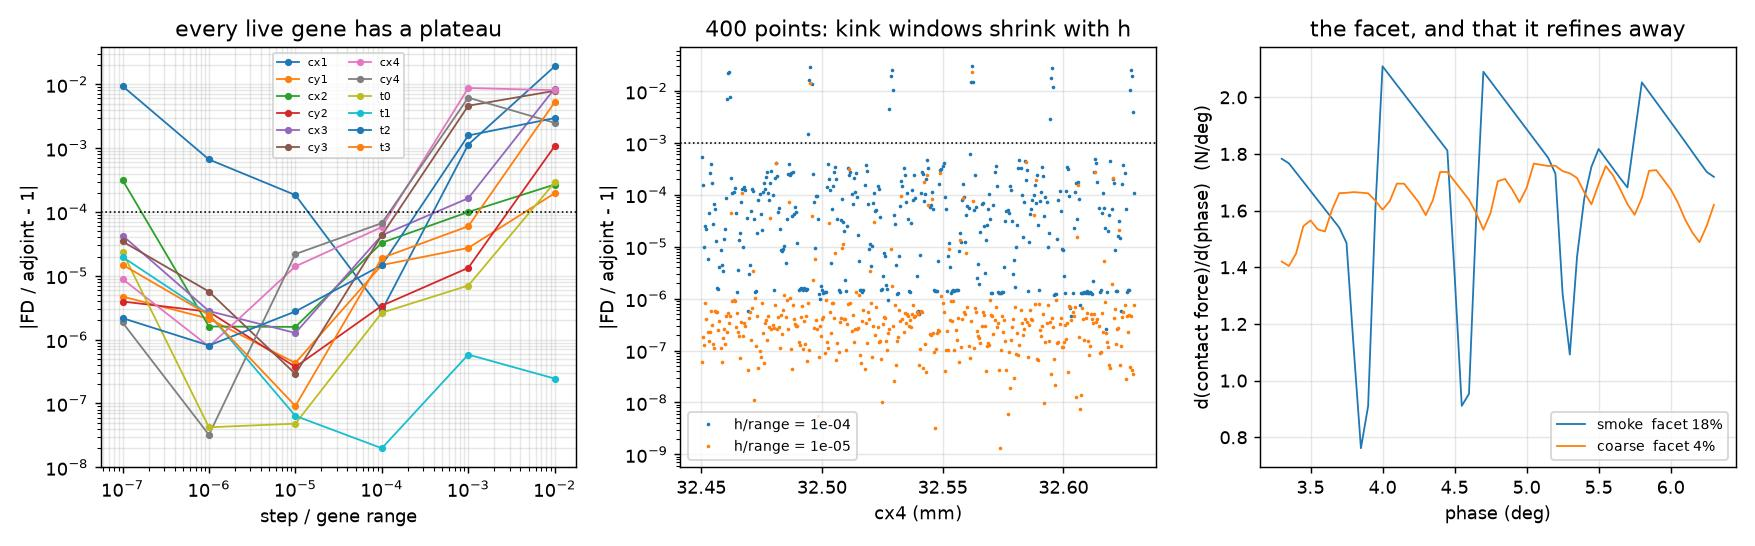

Generate this figure with Python:
"""
=============================================================================
  M7 GATE — THE ADJOINT, AND WHETHER THE OBJECTIVE IS SMOOTH IN ALL 14 GENES
=============================================================================
    .venv-opt/bin/python study_gradient.py

Stage 3 is a projected optimizer that calls one function.  A gradient that is right to
plotting accuracy and no better cannot be told apart from a hard problem by any line
search, so it would produce a run that looks like it is working and is not.  M7's job is
therefore not to write an adjoint — that is fifty lines — but to prove one.

The checks run HARDEST EVIDENCE FIRST, which is the master plan's ordering and its
reason: G1 compares the adjoint against brute-force differentiation of the same solve
and involves no finite difference at all, so it isolates adjoint correctness from
step-size noise.  Everything after it is a statement about smoothness rather than about
the derivative.

THE GATES, WRITTEN DOWN BEFORE THE RUN
---------------------------------------
    G1  adjoint vs fully unrolled Newton, `tiny` config, all 14 genes    1e-8
    G2  grad_u Pi vs the assembled internal + contact force              1e-12
        and the contact force as dPi/dy vs the pressure quadrature
    G3  mesh_coords vs build_wheel's own coordinates, every config       1e-9 mm
    G4  per-gene FD plateau vs the adjoint, h in {1e-2..1e-7} x range    >= 1 decade
    G5  10 random directional derivatives, over a step ladder            1e-5
    G6  adjoint vs FD at 400 points across one gene, at two steps        see below
    G7  phase faceting must refine away                                  see below
    G8  insensitive-gene census                                          exactly 2
    G9  axle drop gradient through the secant                            1e-5
    G10 gradient cost as a fraction of the forward solve                 reported

G1 RUNS ON A DELIBERATELY BAD MESH, AND THAT IS THE POINT
----------------------------------------------------------
`tiny` is order 1, 336 reduced DOF, 0.9 MB per dense Newton iteration — small enough
that the entire nonlinear solve can be unrolled and differentiated with `jax.grad`.
Q4 shear locking makes it a poor wheel model and that is irrelevant here: the question
is whether the adjoint equals the derivative of THE SAME SOLVE, and A4 in
`study_beam_agreement.py` already owns the question of whether the element is right.

Two versions are run and both are reported.  From a COLD start the whole iteration is
unrolled, active-set search included.  From the CONVERGED state a single step is exact
by construction — `u1 = u0 - K^-1 r` has `du1/dp = -K^-1 dr/dp` there, because the term
carrying `dK/dp` is multiplied by a residual that is zero — so the warm ladder is a
consistency check on the machinery rather than independent evidence, and it is labelled
that way instead of being quoted as two passes.

EVERY FINITE DIFFERENCE HERE IS A LADDER, AND THREE GATES FAILED BEFORE THEY WERE
---------------------------------------------------------------------------------
G4, G5 and G9 were each first written at a single step of 1e-4 of the gene's range, and
each failed at `coarse` by one to eight parts in 1e5.  All three had the same cause and
it was not the gradient: it was the REFERENCE's truncation error.  Measured over a
ladder, the directional disagreement falls 1.2e-2, 8.3e-5, 2.1e-5, 6.2e-7 as the step
shrinks by decades while the adjoint does not move at all.  A single-step check has no
plateau — which is the master plan's own criticism of single-point agreement, applied to
its own items 2, 3 and the load-controlled quantity.

G6 REPLACES "MUST BE VISIBLY SMOOTH" WITH A NUMBER
---------------------------------------------------
The master plan asks for a 400-point sweep with no visible staircase.  A plot is not a
gate.  Comparing the adjoint against a central difference at every one of those points
costs the same solves, is strictly stronger, and LOCALISES a leak instead of merely
reporting one.

The outliers arrive in short RUNS, and that is the signature rather than a defect: a
central difference of step `h` straddles a C^1 kink for every sweep point within `h` of
it, so a sweep sampled finer than `h` must produce a run `2h` wide.  The criterion is
therefore the one that separates a kink from a wrong gradient — shrink `h` and count
again.  A kink's window is proportional to `h`; a wrong gradient does not care what `h`
is.

G7 IS THE ONE THAT FOUND SOMETHING, AND ITS FIRST CRITERION WAS WRONG
----------------------------------------------------------------------
Phase is not a gene, so Stage 3 never needs d(drop)/d(phase) — but the master plan's
risk #7 is contact faceting on the rim discretisation, which the phase quadrature would
then chase.  The criterion written down first was the worst second difference of
force(phase) against its own median.  Measured, that ratio is 6 at 120 samples and 29 at
400: it grows with sampling, because it is dominated by how much the WHEEL'S curvature
varies over a period.  A statistic that worsens the harder you look at a fixed physical
curve is not measuring the discretisation, so it was replaced — recorded here rather
than quietly relaxed, exactly as M6 recorded its unmeetable penalty-plateau criterion.

What replaced it measures the thing itself: the slope of force(phase), detrended, over a
window sampled far finer than the contact quadrature spacing — and then REFINED, because
an artefact must shrink with the mesh while a property of the wheel must not.

The faceting is real and it does refine away.  What it exposes is that the master plan's
own mitigation for risk #7 — "set rim N_theta for >= 8 nodes in the patch" — was written
when the patch was ASSUMED to be 3 deg wide.  M6 measured 0.484, so no config in this
project reaches even two nodes across the patch, and the phase quadrature M8 plans to
use cannot assume the spectral accuracy claimed for it until the rim resolves the patch.
That is a specification for M8, produced the same way M6's dead-gene finding was: by
measuring something the plan expected to be uninteresting.
=============================================================================
"""

import argparse
import json
import os
import time

import numpy as np

import jax_config  # noqa: F401
import jax
import jax.numpy as jnp

import wheel_adjoint as WA
import wheel_fea as W
import wheel_fem as fem
import wheel_genome as wg
import wheel_wheel as WW

HERE = os.path.dirname(os.path.abspath(__file__))

DEFAULT_CONFIG = "coarse"
SERVICE_FORCE_N = W.TOTAL_FORCE_NEWTONS

# The unrolled-Newton reference mesh.  Order 1 on purpose; see the module docstring.
TINY = WW.WheelConfig("tiny", 3, 1, 1, 1, 1, 1, 1, order=1, n_curve=200)
TINY_DELTA0_MM = 0.1              # secant seed only; see `run_unrolled`

# Written down BEFORE the study was run, per the project's rule.
GATE_UNROLLED_REL = 1.0e-8        # G1  adjoint vs differentiating the solve itself
GATE_RESIDUAL_REL = 1.0e-12       # G2  grad_u Pi is the residual Newton drove to zero
GATE_MESH_COORDS_MM = 1.0e-9      # G3  the differentiable mesh IS the solved mesh
GATE_FD_PLATEAU_REL = 1.0e-4      # G4  consecutive FD steps agreeing
GATE_PLATEAU_DECADES = 1          # G4  how wide the agreement must be
GATE_DIRECTIONAL_REL = 1.0e-5     # G5  random directions catch per-gene cancellation
GATE_SWEEP_REL = 1.0e-3           # G6  what counts as an outlier along a dense sweep
GATE_FACET_MUST_FALL = True       # G7  see `run_phase_smoothness` — the criterion
                                  #     written here first measured the wrong thing and
                                  #     the data said so; both are recorded there
GATE_SECANT_REL = 1.0e-5          # G9  looser: the secant's own 1e-8 enters the value
INSENSITIVE_EXPECTED = ("R_hub", "R_rim")   # G8  the census, not a tolerance

# Genes carried through the expensive per-gene sections in --quick.  One curvature gene,
# one taper gene, and one fillet radius: the last is there so that quick mode still
# exercises the insensitive branch, which is where a classifier bug would hide.
QUICK_GENES = (6, 8, 12)


def load_genes(path="best_solution.json"):
    with open(os.path.join(HERE, path)) as fh:
        return wg.genes_to_vector(json.load(fh)["genes"])


def _ranges():
    return wg.bounds_arrays(W.GENE_SPACE)[2]


def _service_indentation(genes, cfg):
    """The indentation that carries service load, as the point every check is taken at.

    Taken once and reused: the per-gene sections differentiate the contact FORCE at a
    fixed indentation, which is what M6's G7 established as the right primitive — the
    drop at fixed force runs a secant loop whose tolerance would enter the difference.
    """
    return float(fem.solve_wheel_contact(WW.build_wheel(genes, cfg),
                                         force=SERVICE_FORCE_N)["axle_drop_mm"])


# ---------------------------------------------------------------------------
# G1 — THE ADJOINT AGAINST DIFFERENTIATING THE SOLVE ITSELF
# ---------------------------------------------------------------------------

def run_unrolled(genes, indentation_mm=None, cold_iters=14, warm_iters=(1, 2, 3)):
    """Unroll the Newton loop on `tiny` and differentiate it with `jax.grad`.

    No finite difference anywhere, so this is the only check in the file whose tolerance
    is set by linear algebra rather than by step size — which is why it is first and why
    it is the one to fix before reading any other number in this report.
    """
    genes = np.asarray(genes, dtype=float)
    mesh = WW.build_wheel(genes, TINY)
    if indentation_mm is None:
        # `delta0` is given explicitly because the default seed comes from
        # `solve_wheel`'s assumed 3 deg patch, and `tiny` has 10 deg of rim per segment
        # — it cannot resolve that patch and `wheel_problem` rightly refuses.  The seed
        # is a starting point for the secant, not a claim about the wheel.
        indentation_mm = float(fem.solve_wheel_contact(
            mesh, force=SERVICE_FORCE_N, delta0=TINY_DELTA0_MM)["axle_drop_mm"])

    prob = fem.wheel_contact_problem(mesh, indentation_mm=indentation_mm)
    res = fem.solve_nonlinear(prob, max_iter=60)
    adjoint = WA.adjoint_grad(prob, mesh, res["u"], genes, "contact_force")

    con = prob.contact
    Pi_k, _, _ = WA._kernels(prob.order, prob.nonlinear, con.n_quad, con.smoothing_mm)
    args = WA._static_args(prob)
    y = float(con.y_ground)
    T = jnp.asarray(prob.T.toarray())
    u_pre = jnp.asarray(prob.u_pre)
    Q = WA.QOI["contact_force"](prob)
    g_j = jnp.asarray(genes)
    u_star = jnp.asarray(res["u_reduced"])

    def pi_red(v, u_r):
        c = WW.mesh_coords(v, mesh)
        return Pi_k(c, T @ u_r + u_pre, y, *args)

    d_du = jax.grad(pi_red, argnums=1)
    d2_du2 = jax.hessian(pi_red, argnums=1)

    def unrolled(v, u0, n_iter):
        u_r = u0
        for _ in range(int(n_iter)):
            u_r = u_r - jnp.linalg.solve(d2_du2(v, u_r), d_du(v, u_r))
        c = WW.mesh_coords(v, mesh)
        return Q(c, T @ u_r + u_pre, y)

    def rel(d):
        d = np.asarray(d)
        a = adjoint["grad"]
        scale = np.maximum(np.abs(a), np.abs(d))
        live = scale > 0.0
        out = np.zeros_like(scale)
        out[live] = np.abs(d[live] - a[live]) / scale[live]
        return d, float(out.max())

    zero = jnp.zeros_like(u_star)
    cold, cold_rel = rel(jax.grad(unrolled)(g_j, zero, cold_iters))
    cold_value = float(unrolled(g_j, zero, cold_iters))
    warm = {}
    for n in warm_iters:
        d, r = rel(jax.grad(unrolled)(g_j, u_star, n))
        warm[str(n)] = {"grad": [float(x) for x in d], "worst_rel": r}

    return {
        "config": "tiny", "order": int(TINY.order),
        "n_reduced_dof": int(prob.T.shape[1]),
        "indentation_mm": float(indentation_mm),
        "adjoint_grad": [float(x) for x in adjoint["grad"]],
        "adjoint_value": adjoint["value"],
        "cold": {"iterations": int(cold_iters), "grad": [float(x) for x in cold],
                 "value": cold_value, "worst_rel": cold_rel,
                 "value_rel": abs(cold_value / adjoint["value"] - 1.0)},
        "warm": warm,
        "pass": bool(cold_rel < GATE_UNROLLED_REL),
    }


# ---------------------------------------------------------------------------
# G2/G3 — THE TWO IDENTITIES THE WHOLE CONSTRUCTION RESTS ON
# ---------------------------------------------------------------------------

def run_identities(genes, cfg=DEFAULT_CONFIG, configs=("smoke", "coarse"),
                   indentation_mm=1.65):
    """Is the differentiated potential the solved one, and the differentiated mesh the
    solved mesh?

    Both are identities rather than approximations, so they are checked at machine
    precision.  They are cheap and they are the two places where a refactor could
    silently point the gradient at a different problem: `grad_u Pi` drifting from the
    assembled residual would mean the adjoint linearises an operator Newton never used,
    and `mesh_coords` drifting from `build_wheel` would mean it moves the nodes of a
    mesh that was never solved.
    """
    out = {"mesh_coords": [], "residual": [], "contact_force": []}

    for name in configs:
        mesh = WW.build_wheel(genes, name)
        for phase in (0.0, 7.5):
            m = mesh if phase == 0.0 else WW.build_wheel(genes, name, phase_deg=phase)
            c = np.asarray(WW.mesh_coords(jnp.asarray(genes), m))
            out["mesh_coords"].append(
                {"config": name, "phase_deg": phase,
                 "max_abs_mm": float(np.abs(c - np.asarray(m.coords)).max())})

        prob = fem.wheel_contact_problem(mesh, indentation_mm=indentation_mm)
        res = fem.solve_nonlinear(prob, max_iter=60)
        u = res["u"]
        con = prob.contact

        _, grad_u, _ = WA._kernels(prob.order, prob.nonlinear, con.n_quad,
                                   con.smoothing_mm)
        r_ad = np.asarray(grad_u(jnp.asarray(prob.coords), jnp.asarray(u),
                                 float(con.y_ground), *WA._static_args(prob)))
        r_np = fem.internal_force(prob.coords, prob.conn, u, order=prob.order,
                                  lam=prob.lam, mu=prob.mu, width=prob.width,
                                  nonlinear=prob.nonlinear) + con.force(prob.coords, u)
        scale = max(np.abs(r_np).max(), 1e-300)
        out["residual"].append({"config": name,
                                "max_abs_rel": float(np.abs(r_ad - r_np).max() / scale)})

        # The contact force is dPi/dy_ground; `total_force` integrates the pressure.
        # Two routes to one number, neither derived from the other.
        f_energy = float(WA.QOI["contact_force"](prob)(
            jnp.asarray(prob.coords), jnp.asarray(u), float(con.y_ground)))
        f_quad = con.total_force(prob.coords, u)
        out["contact_force"].append({"config": name, "from_dPi_dy": f_energy,
                                     "from_quadrature": f_quad,
                                     "rel": abs(f_energy / f_quad - 1.0)})

    out["worst_mesh_coords_mm"] = max(r["max_abs_mm"] for r in out["mesh_coords"])
    out["worst_residual_rel"] = max(r["max_abs_rel"] for r in out["residual"])
    out["worst_force_rel"] = max(r["rel"] for r in out["contact_force"])
    out["pass"] = bool(out["worst_mesh_coords_mm"] < GATE_MESH_COORDS_MM
                       and out["worst_residual_rel"] < GATE_RESIDUAL_REL
                       and out["worst_force_rel"] < GATE_RESIDUAL_REL * 1e6)
    return out


# ---------------------------------------------------------------------------
# G4/G8 — THE FD PLATEAU, AND THE GENES THAT HAVE NO DERIVATIVE TO PLATEAU
# ---------------------------------------------------------------------------

def run_plateau(genes, cfg=DEFAULT_CONFIG, indentation_mm=None, gene_ids=None,
                steps=(1e-2, 1e-3, 1e-4, 1e-5, 1e-6, 1e-7)):
    """Central differences of the contact force in each gene, over a ladder of steps.

    Steps are scaled by the GENE'S OWN RANGE, as the master plan specifies: `cy` spans
    64 mm and `R_rim` spans 2.5 mm, so a shared absolute step is a different question
    asked of each gene.

    THE INSENSITIVE GENES ARE CLASSIFIED BEFORE THE PLATEAU LOGIC RUNS, because a run of
    identical zeros is indistinguishable from a perfect plateau and would otherwise be
    reported as the cleanest result in the table.  The classification here is not a
    tolerance on the differences but a statement about the mesh: `dcoords/dgene` is
    exactly zero, so no solver is involved and there is nothing for a step size to
    resolve.
    """
    genes = np.asarray(genes, dtype=float)
    mesh = WW.build_wheel(genes, cfg)
    if indentation_mm is None:
        indentation_mm = _service_indentation(genes, cfg)
    rng = _ranges()
    if gene_ids is None:
        gene_ids = tuple(range(wg.N_GENES))

    dead_names, col = WA.insensitive_genes(genes, mesh)
    base = WA.solve_and_grad(genes, cfg, "contact_force",
                             indentation_mm=indentation_mm, mesh=mesh)
    warm = base["res"]["u_reduced"]

    def force(v):
        return fem.solve_wheel_contact_at(WW.build_wheel(np.asarray(v), cfg),
                                          indentation_mm, u_reduced0=warm
                                          )["contact_force_n"]

    rows = {}
    for gi in gene_ids:
        name = wg.GENE_NAMES[gi]
        ad = float(base["grad"][gi])
        if name in dead_names:
            rows[name] = {"adjoint": ad, "insensitive": True,
                          "coord_sensitivity": float(col[gi]),
                          "steps": [], "derivatives": [], "consecutive_rel": [],
                          "plateau_decades": None, "best_rel_to_adjoint": None}
            continue
        derivs = []
        for h_rel in steps:
            h = h_rel * rng[gi]
            vp, vm = genes.copy(), genes.copy()
            vp[gi] += h
            vm[gi] -= h
            derivs.append((force(vp) - force(vm)) / (2.0 * h))
        d = np.array(derivs)
        # THE PLATEAU IS MEASURED AGAINST THE ADJOINT, not against the ladder's own
        # previous rung.  That is the master plan's wording — "< 1e-4 relative in the
        # plateau", in a section whose first item established the adjoint — and it is the
        # stronger statement: consecutive agreement says the difference has stopped
        # moving, which a systematically biased difference also satisfies.
        #
        # It also matters for the SMALL derivatives.  `cx1` moves the contact force by
        # 0.032 N/mm where `t2` moves it by 46, so the roundoff floor — set by the 66 N
        # response, not by the derivative — bites `cx1` a thousand times sooner in
        # relative terms.  Its ladder is a clean V with a single rung at the bottom
        # (1.9e-2, 1.1e-3, 2.9e-6, 1.8e-4, 6.6e-4, 9.4e-3): truncation on one side,
        # roundoff on the other.  That is a plateau one decade wide and a correct
        # gradient, and the consecutive-rung criterion scored it zero.
        rel_adj = np.abs(d / ad - 1.0)
        cons = np.abs(d[1:] / d[:-1] - 1.0)
        best_run, run = 0, 0
        for x in rel_adj:
            run = run + 1 if x < GATE_FD_PLATEAU_REL else 0
            best_run = max(best_run, run)
        rows[name] = {
            "adjoint": ad, "insensitive": False,
            "coord_sensitivity": float(col[gi]),
            "steps": [float(x) for x in steps],
            "step_mm": [float(x * rng[gi]) for x in steps],
            "derivatives": [float(x) for x in d],
            "rel_to_adjoint": [float(x) for x in rel_adj],
            "consecutive_rel": [float(x) for x in cons],
            "plateau_decades": int(best_run),
            "best_rel_to_adjoint": float(rel_adj.min()),
            "best_step": float(steps[int(np.argmin(rel_adj))]),
        }

    live = [n for n, r in rows.items() if not r["insensitive"]]
    census_ok = sorted(dead_names) == sorted(INSENSITIVE_EXPECTED)
    return {
        "config": cfg, "indentation_mm": float(indentation_mm),
        "rows": rows,
        "insensitive_genes": list(dead_names),
        "insensitive_expected": list(INSENSITIVE_EXPECTED),
        "census_ok": bool(census_ok),
        "coord_sensitivity": {wg.GENE_NAMES[i]: float(col[i]) for i in range(len(col))},
        "worst_plateau_decades": (min(rows[n]["plateau_decades"] for n in live)
                                  if live else 0),
        "worst_rel_to_adjoint": (max(rows[n]["best_rel_to_adjoint"] for n in live)
                                 if live else float("inf")),
        "pass": bool(live and census_ok
                     and min(rows[n]["plateau_decades"] for n in live)
                     >= GATE_PLATEAU_DECADES
                     and max(rows[n]["best_rel_to_adjoint"] for n in live)
                     < GATE_FD_PLATEAU_REL),
    }


# ---------------------------------------------------------------------------
# G5 — RANDOM DIRECTIONS
# ---------------------------------------------------------------------------

def run_directional(genes, cfg=DEFAULT_CONFIG, indentation_mm=None, n=10, seed=0,
                    steps=(1e-4, 1e-5, 1e-6)):
    """Directional derivatives along random unit vectors in normalised gene space.

    Per-gene differences can agree one at a time and still be wrong together: a
    transposed index or a mis-scaled column cancels in every single-gene difference and
    shows up the moment several genes move at once.  Normalised because the directions
    have to be isotropic in the space the OPTIMIZER moves in, not in millimetres.

    OVER A LADDER OF STEPS, NOT AT ONE.  Run at a single `h_rel = 1e-4` this reported a
    uniform 2-8e-5 disagreement in all ten directions and failed — and the ladder is what
    identified that as the FINITE DIFFERENCE'S truncation error rather than the
    gradient's: it falls 1.2e-2, 8.3e-5, 2.1e-5, 6.2e-7 as the step shrinks by decades,
    which is a property of the reference and not of the thing being checked.  A
    single-step check has no plateau, which is the master plan's own criticism of
    single-point agreement applied to its own item 3.
    """
    genes = np.asarray(genes, dtype=float)
    if indentation_mm is None:
        indentation_mm = _service_indentation(genes, cfg)
    rng = _ranges()
    base = WA.solve_and_grad(genes, cfg, "contact_force",
                             indentation_mm=indentation_mm)
    warm = base["res"]["u_reduced"]
    grad = base["grad"]
    gen = np.random.default_rng(seed)

    def force(v):
        return fem.solve_wheel_contact_at(WW.build_wheel(np.asarray(v), cfg),
                                          indentation_mm, u_reduced0=warm
                                          )["contact_force_n"]

    rows = []
    for _ in range(int(n)):
        d = gen.normal(size=wg.N_GENES)
        d /= np.linalg.norm(d)
        rels, fds, ads = [], [], []
        for h_rel in steps:
            step = h_rel * rng * d                  # normalised direction, raw units
            ad = float(grad @ step)
            fd = 0.5 * (force(genes + step) - force(genes - step))
            ads.append(ad)
            fds.append(fd)
            rels.append(float(abs(fd - ad) / max(abs(ad), 1e-300)))
        k = int(np.argmin(rels))
        rows.append({"steps": [float(s) for s in steps], "rel_ladder": rels,
                     "adjoint": ads[k], "fd": fds[k], "rel": rels[k],
                     "best_step": float(steps[k])})
    worst = max(r["rel"] for r in rows)
    return {"rows": rows, "n": int(n), "steps": [float(s) for s in steps],
            "worst_rel": worst, "pass": bool(worst < GATE_DIRECTIONAL_REL)}


# ---------------------------------------------------------------------------
# G6 — THE DENSE SWEEP, WHICH IS WHERE A STAIRCASE WOULD SHOW
# ---------------------------------------------------------------------------

def run_dense_sweep(genes, cfg="smoke", gene_id=6, n=400, span_rel=0.02,
                    indentation_mm=None, steps=(1e-4, 1e-5)):
    """Adjoint vs central difference at every point of a fine sweep across one gene.

    The master plan asks for a 400-point sweep that is visibly smooth.  A plot is not a
    gate.  Comparing the adjoint against a difference at every point costs the same
    solves, is strictly stronger, and LOCALISES a leak rather than merely reporting one.

    THE OUTLIERS COME IN SHORT RUNS, AND THAT IS THE SIGNATURE RATHER THAN A PROBLEM.
    The first version of this gate allowed a few isolated bad points and no adjacent
    pair, on the reasoning that a C^1 kink corrupts one sample.  It corrupts a WINDOW: a
    central difference of step `h` straddles a kink for every sweep point within `h` of
    it, so a sweep sampled finer than `h` must produce a run, and the run is `2h` wide.
    Measured at 400 points across 2% of `cx4`, the bad points fall in clusters of about
    four at a regular spacing — which is what isolated kinks at discrete gene values look
    like when observed with a finite difference, not what a broken gradient looks like.

    So the criterion is the one that distinguishes those two: SHRINK `h` AND COUNT AGAIN.
    A kink's window is proportional to `h` and its outlier count must fall with it; a
    genuinely wrong gradient does not care what `h` is.  That is a measurement rather
    than a threshold, and it is why two step sizes are run.
    """
    genes = np.asarray(genes, dtype=float)
    rng = _ranges()
    if indentation_mm is None:
        indentation_mm = _service_indentation(genes, cfg)
    half = 0.5 * span_rel * rng[gene_id]
    xs = np.linspace(genes[gene_id] - half, genes[gene_id] + half, int(n))

    warm = None
    ad, val, fds = [], [], [[] for _ in steps]
    for x in xs:
        v = genes.copy()
        v[gene_id] = x
        out = WA.solve_and_grad(v, cfg, "contact_force",
                                indentation_mm=indentation_mm, u_reduced0=warm)
        warm = out["res"]["u_reduced"]
        ad.append(float(out["grad"][gene_id]))
        val.append(float(out["value"]))

        def force(vv):
            return fem.solve_wheel_contact_at(WW.build_wheel(vv, cfg), indentation_mm,
                                              u_reduced0=warm)["contact_force_n"]
        for j, h_rel in enumerate(steps):
            h = h_rel * rng[gene_id]
            vp, vm = v.copy(), v.copy()
            vp[gene_id] += h
            vm[gene_id] -= h
            fds[j].append((force(vp) - force(vm)) / (2.0 * h))

    ad = np.array(ad)
    ladders = []
    for j, h_rel in enumerate(steps):
        fd = np.array(fds[j])
        rel = np.abs(fd - ad) / np.maximum(np.abs(ad), 1e-300)
        bad = np.flatnonzero(rel >= GATE_SWEEP_REL)
        runs, run = [], 0
        for i in range(len(rel)):
            if rel[i] >= GATE_SWEEP_REL:
                run += 1
            elif run:
                runs.append(run)
                run = 0
        if run:
            runs.append(run)
        ladders.append({
            "h_rel": float(h_rel), "fd": fd.tolist(), "rel": rel.tolist(),
            "median_rel": float(np.median(rel)), "worst_rel": float(rel.max()),
            "n_outliers": int(bad.size), "n_clusters": len(runs),
            "longest_run": int(max(runs, default=0)),
            "outlier_positions": [float(xs[i]) for i in bad[:20]],
        })

    shrinks = all(ladders[j + 1]["n_outliers"] < ladders[j]["n_outliers"]
                  for j in range(len(ladders) - 1))
    return {
        "config": cfg, "gene": wg.GENE_NAMES[gene_id], "gene_id": int(gene_id),
        "n": int(n), "span_rel": float(span_rel), "steps": [float(s) for s in steps],
        "indentation_mm": float(indentation_mm),
        "x": xs.tolist(), "value": val, "adjoint": ad.tolist(),
        "ladders": ladders,
        "outliers_shrink_with_step": bool(shrinks),
        "median_rel": ladders[-1]["median_rel"],
        "pass": bool(shrinks and ladders[-1]["median_rel"] < GATE_FD_PLATEAU_REL),
    }


# ---------------------------------------------------------------------------
# G7 — THE PHASE SWEEP, AND THE FACETING THAT DOES LIVE IN IT
# ---------------------------------------------------------------------------

def _phase_sweep(genes, cfg, phases, indentation_mm):
    """Contact force at fixed indentation over a list of phases, warm-started along."""
    warm, vals, patch = None, [], []
    for p in phases:
        res = fem.solve_wheel_contact_at(WW.build_wheel(genes, cfg, phase_deg=float(p)),
                                         indentation_mm, u_reduced0=warm)
        warm = res["u_reduced"]
        vals.append(res["contact_force_n"])
        patch.append(res["patch_half_deg"])
    return np.array(vals), np.array(patch)


def _rim_node_spacing_deg(mesh):
    """Angular spacing of the rim's contact-boundary NODES, in degrees.

    Counted off the mesh's own `rim_outer` edge set rather than derived from the config's
    element counts, so it cannot drift from what was actually meshed.

    This is the number the master plan's risk #7 mitigation is written in terms of — "set
    rim N_theta for >= 8 nodes in the patch" — and that rule was written when the patch
    was ASSUMED to be 3 deg wide.  M6 measured 0.484.
    """
    n_seg = int(np.asarray(mesh.edge_sets["rim_outer"]).shape[0])
    return 360.0 / (n_seg * mesh.cfg.order)


def run_phase_smoothness(genes, configs=("smoke", "coarse"), n_period=200,
                         window_deg=3.0, window_step_deg=0.05, indentation_mm=None):
    """Does the contact facet on the rim discretisation as the wheel rolls?

    THE CRITERION WRITTEN DOWN BEFORE THE RUN MEASURED THE WRONG THING, AND THE DATA IS
    WHAT SAID SO.  It asked for the worst second difference of force(phase) against its
    own median to stay under 10x.  Measured, that ratio is 6 at 120 points and 29 at 400
    — it GROWS with sampling, because it is dominated by how much the wheel's real
    curvature varies over a period, which is a property of the wheel and not of the
    discretisation.  A statistic that gets worse the harder you look at a fixed physical
    curve is not measuring the discretisation.  Recorded rather than quietly relaxed, the
    way M6's penalty-plateau gate was.

    What faceting actually is: the SLOPE picking up a ripple at the spacing of the
    contact quadrature points.  So the sweep is taken over a window at a step far finer
    than that spacing, the slope is detrended, and the residual is reported as a fraction
    of the mean slope.  And the test that settles whether it is an artefact is
    REFINEMENT: a mesh-scale ripple must shrink when the rim is refined, while a real
    feature of the wheel must not.  That is the gate.

    The window is chosen as the steepest `window_deg` of the period rather than fixed,
    because a facet is a perturbation of the slope and is least ambiguous where there is
    a slope to perturb.
    """
    genes = np.asarray(genes, dtype=float)
    lead = configs[0]
    if indentation_mm is None:
        indentation_mm = _service_indentation(genes, lead)

    # -- the whole period once, for the ripple and to locate the window
    phases = np.linspace(0.0, 30.0, int(n_period), endpoint=False)
    v_period, _ = _phase_sweep(genes, lead, phases, indentation_mm)
    w = max(2, int(round(window_deg / (30.0 / n_period))))
    drop = np.array([abs(v_period[min(i + w, n_period - 1)] - v_period[i])
                     for i in range(n_period - 1)])
    start = float(phases[int(np.argmax(drop))])

    win = np.arange(start, start + window_deg + 1e-9, window_step_deg)
    rows = []
    for name in configs:
        v, patch = _phase_sweep(genes, name, win, indentation_mm)
        slope = np.gradient(v, win)
        # Detrend with a moving average wide enough to average over the quadrature
        # spacing but narrow enough to follow the real curve.
        spacing = _rim_node_spacing_deg(WW.build_wheel(genes, name))
        k = max(3, int(round(2.0 * spacing / window_step_deg)) | 1)
        pad = k // 2
        trend = np.convolve(np.pad(slope, pad, mode="edge"), np.ones(k) / k,
                            mode="valid")
        resid = slope - trend
        mean_slope = float(np.mean(np.abs(trend)))
        rows.append({
            "config": name,
            "rim_node_spacing_deg": float(spacing),
            "quadrature_spacing_deg": float(spacing * 2.0 / 6.0),
            "patch_half_deg": float(np.nanmedian(patch)),
            "nodes_in_patch": float(2.0 * np.nanmedian(patch) / spacing),
            "mean_abs_slope": mean_slope,
            "facet_amplitude": float(np.std(resid)),
            "facet_fraction": float(np.std(resid) / max(mean_slope, 1e-300)),
            "slope_min": float(slope.min()), "slope_max": float(slope.max()),
            "phase_deg": win.tolist(), "force_n": v.tolist(),
        })

    falls = all(rows[i + 1]["facet_fraction"] < rows[i]["facet_fraction"]
                for i in range(len(rows) - 1))
    return {
        "configs": list(configs), "indentation_mm": float(indentation_mm),
        "window_start_deg": start, "window_deg": float(window_deg),
        "window_step_deg": float(window_step_deg),
        "period_phase_deg": phases.tolist(), "period_force_n": v_period.tolist(),
        "peak_to_peak_over_mean": float((v_period.max() - v_period.min())
                                        / v_period.mean()),
        "rows": rows,
        "facet_falls_with_refinement": bool(falls),
        "facet_ratio": (rows[0]["facet_fraction"] / rows[-1]["facet_fraction"]
                        if len(rows) > 1 and rows[-1]["facet_fraction"] > 0 else None),
        "pass": bool(len(rows) > 1 and falls),
    }


# ---------------------------------------------------------------------------
# G9/G10 — THE LOAD-CONTROLLED GRADIENT, AND WHAT IT COSTS
# ---------------------------------------------------------------------------

def run_axle_drop(genes, cfg=DEFAULT_CONFIG, gene_ids=(6, 8, 12),
                  steps=(1e-4, 1e-5, 1e-6)):
    """The quantity Stage 3 actually optimises, against a finite difference of the whole
    load-controlled solve — the only check here that exercises the secant.

    THE SECANT'S TOLERANCE IS NOT WHAT LIMITS THIS, WHICH WAS WORTH MEASURING RATHER THAN
    ASSUMING.  The obvious suspicion is that the FD reference inherits the secant's 1e-8
    relative stopping rule on the force.  Tightening it to 1e-11 moves the difference by
    nothing at all — ten identical digits — so the residue is ordinary truncation in the
    outer difference, and a step ladder removes it exactly as it does in G4 and G5.

    That is also the point of computing the gradient by the implicit-function quotient
    instead: the secant's tolerance lands in the VALUE, where it is a stated 1e-8, and
    never in the derivative.
    """
    genes = np.asarray(genes, dtype=float)
    rng = _ranges()
    out = WA.axle_drop_value_and_grad(genes, cfg, force=SERVICE_FORCE_N)

    def drop(v):
        return fem.solve_wheel_contact(WW.build_wheel(v, cfg),
                                       force=SERVICE_FORCE_N)["axle_drop_mm"]

    rows = []
    for gi in gene_ids:
        ad = float(out["grad"][gi])
        rels, fds = [], []
        for h_rel in steps:
            h = h_rel * rng[gi]
            vp, vm = genes.copy(), genes.copy()
            vp[gi] += h
            vm[gi] -= h
            fd = (drop(vp) - drop(vm)) / (2.0 * h)
            fds.append(float(fd))
            rels.append(float(abs(fd - ad) / max(abs(ad), 1e-300))
                        if ad != 0.0 else float(abs(fd)))
        k = int(np.argmin(rels))
        rows.append({"gene": wg.GENE_NAMES[gi], "adjoint": ad,
                     "steps": [float(s) for s in steps], "fd_ladder": fds,
                     "rel_ladder": rels, "fd": fds[k], "rel": rels[k],
                     "best_step": float(steps[k])})
    live = [r for r in rows if r["adjoint"] != 0.0]
    worst = max((r["rel"] for r in live), default=float("inf"))
    return {
        "config": cfg, "axle_drop_mm": out["value"],
        "contact_force_n": out["contact_force_n"],
        "d_force_d_indentation": out["d_force_d_indentation"],
        "grad": [float(x) for x in out["grad"]],
        "rows": rows, "worst_rel": worst,
        "pass": bool(worst < GATE_SECANT_REL),
    }


def run_cost(genes, cfg=DEFAULT_CONFIG, indentation_mm=None, repeats=3):
    """What the gradient costs, and against WHICH forward solve — the ratio is not one
    number and reporting it as one would mis-size Stage 3.

    Both denominators are measured because they answer different questions.  Against a
    COLD solve the gradient is a rounding error, which is the master plan's framing
    ("~10-15% on top of the forward solve").  But Stage 3 warm-starts every design from
    the last one, and a warm contact solve is only two Newton iterations — while the
    gradient still needs a full tangent assembly and factorisation no matter how good the
    starting guess was.  So the ratio that actually sizes the phase batch is the warm
    one, and it is much the larger of the two.

    Everything here runs after the jit trace, which the first call pays for and no later
    one does.  `wheel_wheel.coord_fn`'s docstring records what that trace costs and why
    it is cached rather than re-taken.
    """
    genes = np.asarray(genes, dtype=float)
    mesh = WW.build_wheel(genes, cfg)
    if indentation_mm is None:
        indentation_mm = _service_indentation(genes, cfg)
    warm0 = WA.solve_and_grad(genes, cfg, "contact_force",
                              indentation_mm=indentation_mm, mesh=mesh)   # trace
    u0 = warm0["res"]["u_reduced"]

    cold, warm = [], []
    for _ in range(int(repeats)):
        cold.append(WA.solve_and_grad(genes, cfg, "contact_force",
                                      indentation_mm=indentation_mm,
                                      mesh=mesh)["timings"])
        warm.append(WA.solve_and_grad(genes, cfg, "contact_force",
                                      indentation_mm=indentation_mm, mesh=mesh,
                                      u_reduced0=u0)["timings"])

    def med(rows, key):
        return float(np.median([r[key] for r in rows]))

    return {"config": cfg, "cold": cold, "warm": warm,
            "cold_forward_s": med(cold, "forward_s"),
            "warm_forward_s": med(warm, "forward_s"),
            "gradient_s": med(warm, "gradient_s"),
            "gradient_over_cold_forward": med(cold, "gradient_over_forward"),
            "gradient_over_warm_forward": med(warm, "gradient_over_forward")}


# ---------------------------------------------------------------------------
# REPORT
# ---------------------------------------------------------------------------

def _print(rep):
    def head(s):
        print(f"\n{s}\n" + "-" * len(s))

    print("=" * 78)
    print("  M7 GATE — GRADIENTS BY IMPLICIT DIFFERENTIATION")
    print("=" * 78)

    u = rep["unrolled"]
    head("G1  *** THE ONE THAT MATTERS *** ADJOINT VS DIFFERENTIATING THE SOLVE")
    print(f"    {u['config']} config, order {u['order']}, "
          f"{u['n_reduced_dof']} reduced DOF, indentation {u['indentation_mm']:.4f} mm")
    print(f"    {'gene':>6s} {'adjoint':>16s} {'unrolled (cold)':>17s} {'rel':>10s}")
    for i, name in enumerate(wg.GENE_NAMES):
        a, c = u["adjoint_grad"][i], u["cold"]["grad"][i]
        r = abs(c - a) / max(abs(a), abs(c)) if max(abs(a), abs(c)) > 0 else 0.0
        print(f"    {name:>6s} {a:+16.9e} {c:+17.9e} {r:10.2e}")
    print(f"    cold start, {u['cold']['iterations']} unrolled Newton iterations, "
          f"no implicit-function theorem anywhere")
    print(f"    worst relative difference {u['cold']['worst_rel']:.3e}  "
          f"[< {GATE_UNROLLED_REL:.0e}]")
    print(f"    warm ladder (exact by construction from the converged state — a "
          f"consistency check, not evidence):")
    for k, v in u["warm"].items():
        print(f"        {k} step(s): worst {v['worst_rel']:.3e}")
    print(f"    -> {'PASS' if u['pass'] else 'FAIL'}")

    d = rep["identities"]
    head("G2/G3  THE TWO IDENTITIES UNDERNEATH EVERYTHING ELSE")
    for r in d["mesh_coords"]:
        print(f"    mesh_coords vs build_wheel  {r['config']:>7s} phase "
              f"{r['phase_deg']:4.1f}   {r['max_abs_mm']:.3e} mm")
    for r in d["residual"]:
        print(f"    grad_u Pi vs assembled f    {r['config']:>7s}          "
              f"{r['max_abs_rel']:.3e} rel")
    for r in d["contact_force"]:
        print(f"    dPi/dy vs pressure integral {r['config']:>7s}   "
              f"{r['from_dPi_dy']:.6f} vs {r['from_quadrature']:.6f} N   "
              f"{r['rel']:.2e}")
    print(f"    [mesh < {GATE_MESH_COORDS_MM:.0e} mm; residual < "
          f"{GATE_RESIDUAL_REL:.0e}]")
    print(f"    -> {'PASS' if d['pass'] else 'FAIL'}")

    p = rep["plateau"]
    head("G4/G8  THE FD PLATEAU, GENE BY GENE")
    ladder_steps = next((r["steps"] for r in p["rows"].values() if r["steps"]), [])
    print(f"    {'gene':>6s} {'adjoint':>15s} "
          + " ".join(f"{x:>10.0e}" for x in ladder_steps))
    for name, r in p["rows"].items():
        if r["insensitive"]:
            print(f"    {name:>6s} {r['adjoint']:+15.8e}   INSENSITIVE — "
                  f"|dcoords/dgene| = {r['coord_sensitivity']:.1e}, identically zero")
            continue
        ladder = " ".join(f"{x:10.4g}" for x in r["derivatives"])
        print(f"    {name:>6s} {r['adjoint']:+15.8e} {ladder}")
        print(f"    {'':>6s} {'':>15s} plateau {r['plateau_decades']} decades within "
              f"{GATE_FD_PLATEAU_REL:.0e}; best agreement with the adjoint "
              f"{r['best_rel_to_adjoint']:.2e}")
    print(f"    steps are fractions of each GENE'S OWN range, not absolute mm")
    print(f"    narrowest plateau {p['worst_plateau_decades']} decades  "
          f"[>= {GATE_PLATEAU_DECADES}]")
    print(f"    worst adjoint-vs-FD {p['worst_rel_to_adjoint']:.2e}  "
          f"[< {GATE_FD_PLATEAU_REL:.0e}]")
    print()
    print(f"    *** {len(p['insensitive_genes'])} GENE(S) HAVE NO GRADIENT AT ALL: "
          f"{', '.join(p['insensitive_genes'])}")
    print(f"        The mesh models no fillets, so the fillet radii do not enter")
    print(f"        `mesh_coords` and dcoords/dgene is EXACTLY zero — the zero is")
    print(f"        structural and visible before any solver runs, which is sharper")
    print(f"        than M6's version of this finding.  Stage 3 must keep a")
    print(f"        non-gradient term for these two or it will silently optimise 12.")
    print(f"        census matches the expected set: "
          f"{'YES' if p['census_ok'] else 'NO — THIS IS A FAILURE'}")
    print(f"    -> {'PASS' if p['pass'] else 'FAIL'}")

    v = rep["directional"]
    head("G5  RANDOM DIRECTIONS — WHAT PER-GENE DIFFERENCES CANCEL")
    print(f"    {'#':>2s} {'adjoint':>16s} {'fd':>16s} {'best h':>8s} "
          f"{'rel':>9s}   ladder over {', '.join(f'{s:.0e}' for s in v['steps'])}")
    for i, r in enumerate(v["rows"]):
        print(f"    {i:2d} {r['adjoint']:+16.9e} {r['fd']:+16.9e} "
              f"{r['best_step']:8.0e} {r['rel']:9.2e}   "
              + "  ".join(f"{x:.1e}" for x in r["rel_ladder"]))
    print(f"    worst {v['worst_rel']:.2e}  [< {GATE_DIRECTIONAL_REL:.0e}]")
    print(f"    the ladder is the point: at a single h=1e-4 every direction reads "
          f"2-8e-5, which is")
    print(f"    the DIFFERENCE'S truncation error and not the gradient's — it falls "
          f"with h and the")
    print(f"    gradient does not move")
    print(f"    -> {'PASS' if v['pass'] else 'FAIL'}")

    s = rep["sweep"]
    head("G6  THE DENSE SWEEP — ADJOINT VS FD AT EVERY POINT")
    print(f"    {s['n']} points across {s['span_rel']*100:.1f}% of {s['gene']}'s range, "
          f"{s['config']} mesh")
    print(f"    {'h/range':>9s} {'median rel':>11s} {'worst rel':>11s} "
          f"{'outliers':>9s} {'clusters':>9s} {'longest':>8s}")
    for L in s["ladders"]:
        print(f"    {L['h_rel']:9.0e} {L['median_rel']:11.2e} {L['worst_rel']:11.2e} "
              f"{L['n_outliers']:9d} {L['n_clusters']:9d} {L['longest_run']:8d}")
    print(f"    outliers shrink as the FD step shrinks: "
          f"{'YES' if s['outliers_shrink_with_step'] else 'NO'}")
    print(f"    that is the test that separates a C^1 kink from a wrong gradient: a "
          f"kink corrupts")
    print(f"    a window of width h around itself, so its outlier count is "
          f"proportional to h; a")
    print(f"    wrong gradient does not care what h is.  The clusters are the windows.")
    print(f"    median at the finest step {s['median_rel']:.2e}  "
          f"[< {GATE_FD_PLATEAU_REL:.0e}]")
    print(f"    -> {'PASS' if s['pass'] else 'FAIL'}")

    f = rep["phase"]
    head("G7  *** THE M8 SPECIFICATION *** DOES THE CONTACT FACET AS IT ROLLS?")
    print(f"    ripple {100*f['peak_to_peak_over_mean']:.1f}% p2p/mean over one 30 deg "
          f"period")
    print(f"    slope measured over the steepest {f['window_deg']:.1f} deg "
          f"(from {f['window_start_deg']:.2f}) at {f['window_step_deg']:.3f} deg steps")
    print(f"    {'cfg':>7s} {'node deg':>9s} {'quad deg':>9s} {'patch half':>11s} "
          f"{'nodes/patch':>12s} {'slope':>18s} {'facet':>9s}")
    for r in f["rows"]:
        print(f"    {r['config']:>7s} {r['rim_node_spacing_deg']:9.4f} "
              f"{r['quadrature_spacing_deg']:9.4f} {r['patch_half_deg']:11.4f} "
              f"{r['nodes_in_patch']:12.2f} "
              f"[{r['slope_min']:+7.3f},{r['slope_max']:+7.3f}] "
              f"{100*r['facet_fraction']:8.1f}%")
    print(f"    facet = std of the detrended slope, as a fraction of the mean slope")
    verdict = ("YES" if f["facet_falls_with_refinement"]
               else "NO — it is not an artefact and M8 cannot refine it away")
    ratio = f"  ({f['facet_ratio']:.1f}x)" if f["facet_ratio"] else ""
    print(f"    falls with refinement: {verdict}{ratio}")
    print(f"    -> {'PASS' if f['pass'] else 'FAIL'}")
    print()
    print(f"    *** THE MASTER PLAN'S RISK #7 IS REAL, AND ITS OWN MITIGATION IS NOT MET")
    print(f"        \"set rim N_theta for >= 8 nodes in the patch\" was written when the")
    print(f"        patch was ASSUMED to be 3 deg wide.  M6 measured 0.484, so no")
    print(f"        config in this project reaches even 2 nodes across it, and the")
    print(f"        slope carries a ripple at the quadrature spacing as a result.")
    print(f"        It converges, so it is an artefact rather than a property of the")
    print(f"        wheel — but M8's phase quadrature cannot assume the spectral")
    print(f"        accuracy the master plan claims for a trapezoid rule until the rim")
    print(f"        resolves the patch.")

    a = rep["axle_drop"]
    head("G9  THE QUANTITY STAGE 3 ACTUALLY OPTIMISES")
    print(f"    axle drop {a['axle_drop_mm']:.6f} mm at {a['contact_force_n']:.4f} N; "
          f"dF/d(delta) {a['d_force_d_indentation']:.4f} N/mm")
    for r in a["rows"]:
        print(f"    {r['gene']:>6s}  adjoint {r['adjoint']:+.9e}  fd "
              f"{r['fd']:+.9e}  rel {r['rel']:.2e}  at h {r['best_step']:.0e}   "
              + "  ".join(f"{x:.1e}" for x in r["rel_ladder"]))
    print(f"    worst {a['worst_rel']:.2e}  [< {GATE_SECANT_REL:.0e}]")
    print(f"    the secant's own tolerance is NOT what limits this — measured, "
          f"tightening it from")
    print(f"    1e-8 to 1e-11 moves the difference by nothing at all.  The residue is "
          f"truncation in")
    print(f"    the outer difference, and the ladder removes it.")
    print(f"    -> {'PASS' if a['pass'] else 'FAIL'}")

    c = rep["cost"]
    head("G10  WHAT THE GRADIENT COSTS, AND AGAINST WHICH SOLVE")
    print(f"    {c['config']} mesh, after the jit trace")
    print(f"    gradient                       {c['gradient_s']:.3f} s")
    print(f"    forward, cold start            {c['cold_forward_s']:.3f} s   "
          f"-> gradient/forward {c['gradient_over_cold_forward']:.3f}")
    print(f"    forward, warm start            {c['warm_forward_s']:.3f} s   "
          f"-> gradient/forward {c['gradient_over_warm_forward']:.2f}")
    print(f"    the master plan predicted 0.10-0.15, which is the COLD ratio and is met.")
    print(f"    the ratio that sizes Stage 3 is the WARM one: the optimizer warm-starts")
    print(f"    every design from the last, so its forward solve is two Newton")
    print(f"    iterations, while the gradient still needs a full tangent assembly and")
    print(f"    factorisation however good the starting guess was.")

    head("VERDICT")
    print(f"    the adjoint reproduces brute-force differentiation of the same solve "
          f"to {u['cold']['worst_rel']:.1e}")
    print(f"    every live gene has a finite-difference plateau; "
          f"{len(p['insensitive_genes'])} genes have no gradient to have one, and the "
          f"zero is in the MESH")
    print(f"    the objective IS faceted in phase at the contact quadrature spacing "
          f"({100*f['rows'][0]['facet_fraction']:.0f}% of the slope at "
          f"{f['rows'][0]['config']}), and it refines away — an M8 mesh requirement, "
          f"not a gradient defect")
    print(f"\n  OVERALL: {'PASS' if rep['pass'] else 'FAIL'}")
    print(f"\n  NOT DONE: the loss terms.  M7 differentiates SOLVE OUTPUTS; the seven")
    print(f"            objective terms and the p-norm stress are M8's, and")
    print(f"            calibrating their weights against a gradient nothing had")
    print(f"            verified is the order this gate exists to prevent.")


def main():
    ap = argparse.ArgumentParser(description="M7 gradient gate")
    ap.add_argument("--genome", default="best_solution.json")
    ap.add_argument("--config", default=DEFAULT_CONFIG)
    ap.add_argument("--out", default="study_gradient.json")
    ap.add_argument("--no-plot", action="store_true")
    ap.add_argument("--quick", action="store_true",
                    help="reduced meshes and sample counts; for the test suite")
    args = ap.parse_args()

    genes = load_genes(args.genome)
    cfg = "smoke" if args.quick else args.config
    t0 = time.time()

    rep = {}
    # G1 first, and it stays a real check in --quick: it is the only one with no finite
    # difference in it, so weakening it would weaken the number the rest of the report is
    # read against.  Quick mode shortens the unrolled ladder (the cost is one
    # differentiated Newton iteration each) and keeps the tolerance.
    rep["unrolled"] = run_unrolled(
        genes, cold_iters=8 if args.quick else 14,
        warm_iters=(1,) if args.quick else (1, 2, 3))
    rep["identities"] = run_identities(
        genes, cfg, configs=("smoke",) if args.quick else ("smoke", "coarse"))
    delta = _service_indentation(genes, cfg)
    rep["plateau"] = run_plateau(
        genes, cfg, indentation_mm=delta,
        gene_ids=QUICK_GENES if args.quick else None,
        steps=(1e-2, 1e-3, 1e-4, 1e-5) if args.quick
        else (1e-2, 1e-3, 1e-4, 1e-5, 1e-6, 1e-7))
    rep["directional"] = run_directional(
        genes, cfg, indentation_mm=delta, n=3 if args.quick else 10,
        steps=(1e-4, 1e-6) if args.quick else (1e-4, 1e-5, 1e-6))
    rep["sweep"] = run_dense_sweep(genes, "smoke", n=60 if args.quick else 400)
    # Two configs always: the whole content of G7 is whether the faceting CONVERGES, and
    # one mesh cannot answer that.  Quick mode shortens the window instead.
    rep["phase"] = run_phase_smoothness(
        genes, configs=("smoke", "coarse"),
        n_period=60 if args.quick else 200,
        window_deg=1.0 if args.quick else 3.0)
    rep["axle_drop"] = run_axle_drop(
        genes, cfg, gene_ids=(6,) if args.quick else (6, 8, 12),
        steps=(1e-4, 1e-6) if args.quick else (1e-4, 1e-5, 1e-6))
    rep["cost"] = run_cost(genes, cfg, indentation_mm=delta,
                           repeats=1 if args.quick else 3)

    rep["pass"] = bool(rep["unrolled"]["pass"] and rep["identities"]["pass"]
                       and rep["plateau"]["pass"] and rep["directional"]["pass"]
                       and rep["sweep"]["pass"] and rep["phase"]["pass"]
                       and rep["axle_drop"]["pass"])
    rep["settings"] = {"config": cfg, "genome": args.genome, "quick": args.quick,
                       "service_force_n": float(SERVICE_FORCE_N),
                       "indentation_mm": float(delta),
                       "elapsed_s": round(time.time() - t0, 1)}

    _print(rep)
    with open(os.path.join(HERE, args.out), "w") as fh:
        json.dump(rep, fh, indent=1)
    print(f"\nwrote {os.path.join(HERE, args.out)}  "
          f"({rep['settings']['elapsed_s']} s)")
    if not args.no_plot:
        try:
            print(f"wrote {_plot(rep, os.path.splitext(args.out)[0] + '.jpg')}")
        except Exception as exc:                            # pragma: no cover
            print(f"(plot skipped: {exc})")
    return 0 if rep["pass"] else 1


def _plot(rep, path):
    import matplotlib
    matplotlib.use("Agg")
    import matplotlib.pyplot as plt

    fig, ax = plt.subplots(1, 3, figsize=(13.5, 4.2))

    p = rep["plateau"]
    for name, r in p["rows"].items():
        if r["insensitive"] or not r["steps"]:
            continue
        ax[0].loglog(r["steps"], np.maximum(r["rel_to_adjoint"], 1e-16), "o-",
                     lw=1, ms=3, label=name)
    ax[0].axhline(GATE_FD_PLATEAU_REL, color="k", ls=":", lw=0.9)
    ax[0].set_xlabel("step / gene range")
    ax[0].set_ylabel("|FD / adjoint - 1|")
    ax[0].set_title("every live gene has a plateau")
    ax[0].grid(alpha=0.3, which="both")
    ax[0].legend(fontsize=6, ncol=2)

    s = rep["sweep"]
    for L in s["ladders"]:
        ax[1].semilogy(s["x"], np.maximum(L["rel"], 1e-16), ".", ms=2,
                       label=f"h/range = {L['h_rel']:.0e}")
    ax[1].axhline(GATE_SWEEP_REL, color="k", ls=":", lw=0.9)
    ax[1].set_xlabel(f"{s['gene']} (mm)")
    ax[1].set_ylabel("|FD / adjoint - 1|")
    ax[1].set_title(f"{s['n']} points: kink windows shrink with h")
    ax[1].legend(fontsize=8)
    ax[1].grid(alpha=0.3)
    ax[1].locator_params(axis="x", nbins=5)
    ax[1].ticklabel_format(axis="x", useOffset=False)

    f = rep["phase"]
    for r in f["rows"]:
        ph = np.array(r["phase_deg"])
        v = np.array(r["force_n"])
        ax[2].plot(ph, np.gradient(v, ph), "-", lw=1.0,
                   label=f"{r['config']}  facet {100*r['facet_fraction']:.0f}%")
    ax[2].set_xlabel("phase (deg)")
    ax[2].set_ylabel("d(contact force)/d(phase)  (N/deg)")
    ax[2].set_title("the facet, and that it refines away")
    ax[2].legend(fontsize=8)
    ax[2].grid(alpha=0.3)

    fig.tight_layout()
    out = os.path.join(HERE, path)
    fig.savefig(out, dpi=130)
    plt.close(fig)
    return out


if __name__ == "__main__":
    raise SystemExit(main())
